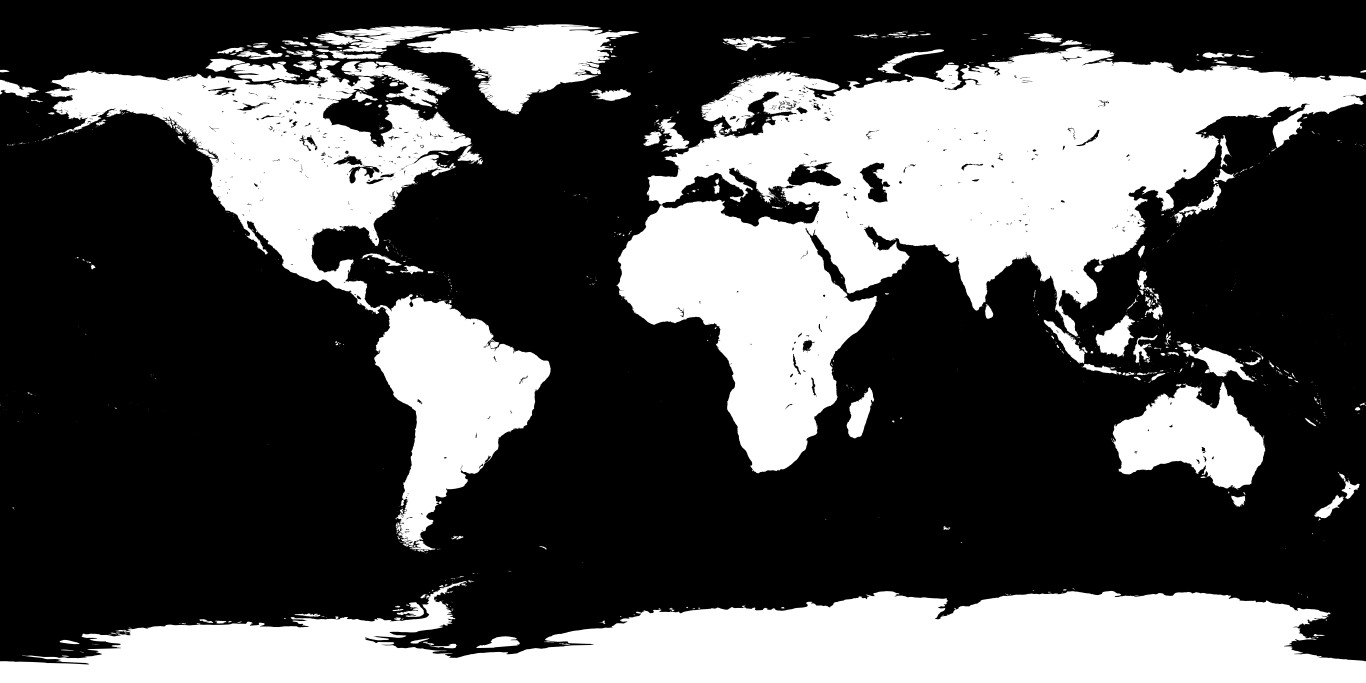
#> input picture assets/earth_land_50m.png, 4096 x 2048 px (shown at 1/3 size); its folder holds 2 pictures in this run
$ python generate.py
#> lines starting #> are read from the running program, lines starting #| are printed output that depends on the picture; after the words box and inside, x2 and y2 are one past the last pixel; in counts of white or black regions, pixels touching at a corner belong together
"""Generate the 1024x1024 museum-grade editorial world-news cover for Thursday, 26 November 2026."""

from __future__ import annotations

import math
from pathlib import Path

import cairo
import numpy as np
from PIL import Image, ImageDraw, ImageFont
from scipy.ndimage import gaussian_filter, map_coordinates

ROOT = Path(__file__).resolve().parent
ASSETS = ROOT / "assets"
FONTS_DIR = ASSETS / "fonts"
OUT_PATH = ROOT / "entry.png"

S = 2  # 2x supersampling (2048x2048 -> 1024x1024)
SIZE = 1024 * S

# Orthographic Earth framing (shows US East Coast -> Europe -> Africa -> Middle East -> China)
GLOBE_CX = 512.0
GLOBE_CY = 675.0
GLOBE_R = 475.0
LON0_DEG = 22.0
LAT0_DEG = 22.0

# Editorial Palette
MIDNIGHT_TOP = (4, 8, 20)
MIDNIGHT_LOW = (7, 16, 36)
OCEAN_DEEP = np.array([5.0, 14.0, 34.0], dtype=np.float32)
OCEAN_SHALLOW = np.array([15.0, 44.0, 88.0], dtype=np.float32)
LAND_NIGHT = np.array([15.0, 26.0, 46.0], dtype=np.float32)
LAND_TWILIGHT = np.array([34.0, 54.0, 82.0], dtype=np.float32)

AMBER = (245, 158, 11)
ORANGE = (255, 122, 24)
CRIMSON = (239, 68, 68)
CYAN = (34, 211, 238)
ICE_BLUE = (96, 165, 250)
IVORY = (248, 250, 252)
SLATE_TEXT = (203, 213, 225)


def project_lonlat(lon_deg: float, lat_deg: float) -> tuple[float, float, float]:
    """Forward orthographic spherical projection onto 1024-space canvas."""
    lon = math.radians(lon_deg - LON0_DEG)
    lat = math.radians(lat_deg)
    lat0 = math.radians(LAT0_DEG)
    cos_lat = math.cos(lat)
    sin_lat = math.sin(lat)
    cos_lat0 = math.cos(lat0)
    sin_lat0 = math.sin(lat0)

    x_s = cos_lat * math.sin(lon)
    y_s = -(cos_lat0 * sin_lat - sin_lat0 * cos_lat * math.cos(lon))
    z_s = sin_lat0 * sin_lat + cos_lat0 * cos_lat * math.cos(lon)
    return GLOBE_CX + GLOBE_R * x_s, GLOBE_CY + GLOBE_R * y_s, z_s


def inverse_project_globe(nx: np.ndarray, ny: np.ndarray, nz: np.ndarray, in_globe: np.ndarray) -> tuple[np.ndarray, np.ndarray]:
    """Inverse orthographic projection from normalized sphere coords to (lon_deg, lat_deg)."""
    lon0 = math.radians(LON0_DEG)
    lat0 = math.radians(LAT0_DEG)
    cos_l0 = math.cos(lat0)
    sin_l0 = math.sin(lat0)

    # Note screen y points down, so sphere north y_up = -ny
    y_up = -ny
    rho = np.sqrt(nx * nx + y_up * y_up)
    c = np.arcsin(np.clip(rho, 0.0, 1.0))
    sin_c = np.sin(c)
    cos_c = nz

    safe_rho = np.where(rho > 1e-6, rho, 1.0)
    lat = np.where(
        in_globe,
        np.arcsin(np.clip(cos_c * sin_l0 + (y_up * sin_c * cos_l0) / safe_rho, -1.0, 1.0)),
        0.0,
    )
    lon = np.where(
        in_globe,
        lon0 + np.arctan2(nx * sin_c, safe_rho * cos_l0 * cos_c - y_up * sin_l0 * sin_c),
        0.0,
    )
    lon_deg = (np.degrees(lon) + 180.0) % 360.0 - 180.0
    lat_deg = np.degrees(lat)
    return lon_deg, lat_deg


def sample_equirectangular(tex: np.ndarray, lon_deg: np.ndarray, lat_deg: np.ndarray) -> np.ndarray:
    """Bilinearly sample an equirectangular (H, W) texture at (lon_deg, lat_deg)."""
    h, w = tex.shape
    u = ((lon_deg + 180.0) / 360.0) * (w - 1)
    v = ((90.0 - lat_deg) / 180.0) * (h - 1)
    return map_coordinates(tex, [v, u], order=1, mode="nearest")


def render_base_globe() -> np.ndarray:
    """Render cosmos, stars, Rayleigh atmosphere, and Natural Earth 50m 3D globe."""
    rng = np.random.default_rng(20261126)

    yy, xx = np.mgrid[0:SIZE, 0:SIZE].astype(np.float32)
    dx = xx - GLOBE_CX * S
    dy = yy - GLOBE_CY * S
    r_px = np.sqrt(dx * dx + dy * dy)
    r_max = GLOBE_R * S
    in_globe = r_px <= r_max

    # 1. Deep midnight cosmos gradient + subtle diagonal Milky Way dust
    v_frac = yy / float(SIZE - 1)
    canvas = np.zeros((SIZE, SIZE, 3), dtype=np.float32)
    for c in range(3):
        canvas[:, :, c] = MIDNIGHT_TOP[c] * (1.0 - v_frac) + MIDNIGHT_LOW[c] * v_frac

    neb = np.exp(-((yy - 0.14 * SIZE + 0.16 * (xx - 0.5 * SIZE)) ** 2) / (2.0 * (180.0 * S) ** 2))
    canvas[:, :, 0] += neb * 5.0
    canvas[:, :, 1] += neb * 14.0
    canvas[:, :, 2] += neb * 28.0

    # Deterministic starfield in deep space around the globe
    n_stars = 520
    sx = rng.integers(0, SIZE, size=n_stars)
    sy = rng.integers(0, int(0.94 * SIZE), size=n_stars)
    sb = rng.uniform(0.22, 1.0, size=n_stars) ** 1.9
    sr = rng.choice([0, 1, 2], size=n_stars, p=[0.72, 0.21, 0.07])
    for i in range(n_stars):
        x0, y0 = int(sx[i]), int(sy[i])
        if math.hypot(x0 - GLOBE_CX * S, y0 - GLOBE_CY * S) <= r_max + 12 * S:
            continue
        bright = 210.0 * float(sb[i])
        tint = np.array([bright * 0.85, bright * 0.93, bright * 1.06], dtype=np.float32)
        if i % 6 == 0:
            tint = np.array([bright * 1.06, bright * 0.94, bright * 0.76], dtype=np.float32)
        rad = int(sr[i])
        y_lo, y_hi = max(0, y0 - rad), min(SIZE, y0 + rad + 1)
        x_lo, x_hi = max(0, x0 - rad), min(SIZE, x0 + rad + 1)
        for py in range(y_lo, y_hi):
            for px in range(x_lo, x_hi):
                fall = math.exp(-((px - x0) ** 2 + (py - y0) ** 2) / max(0.55, rad * 0.8))
                canvas[py, px] += tint * fall

    # 2. Outer Rayleigh atmospheric halo
    dist_out = np.maximum(0.0, r_px - r_max)
    atmo_outer = np.exp(-dist_out / (24.0 * S)) * (~in_globe)
    atmo_tight = np.exp(-dist_out / (4.5 * S)) * (~in_globe)
    sun_bias = np.clip(0.55 + 0.50 * ((dx / (r_max + 1.0)) * 0.65 - (dy / (r_max + 1.0)) * 0.65), 0.22, 1.32)

    canvas[:, :, 0] += (atmo_outer * 14.0 + atmo_tight * 88.0) * sun_bias
    canvas[:, :, 1] += (atmo_outer * 68.0 + atmo_tight * 178.0) * sun_bias
    canvas[:, :, 2] += (atmo_outer * 165.0 + atmo_tight * 246.0) * sun_bias

    # 3. Spherical geometry & Natural Earth 50m textures
    nx = np.where(in_globe, dx / r_max, 0.0)
    ny = np.where(in_globe, dy / r_max, 0.0)
    nz = np.where(in_globe, np.sqrt(np.maximum(0.0, 1.0 - nx * nx - ny * ny)), 0.0)

    lon_deg, lat_deg = inverse_project_globe(nx, ny, nz, in_globe)

    land_tex = np.asarray(Image.open(ASSETS / "earth_land_50m.png"), dtype=np.float32) / 255.0
    bord_tex = np.asarray(Image.open(ASSETS / "earth_borders_50m.png"), dtype=np.float32) / 255.0
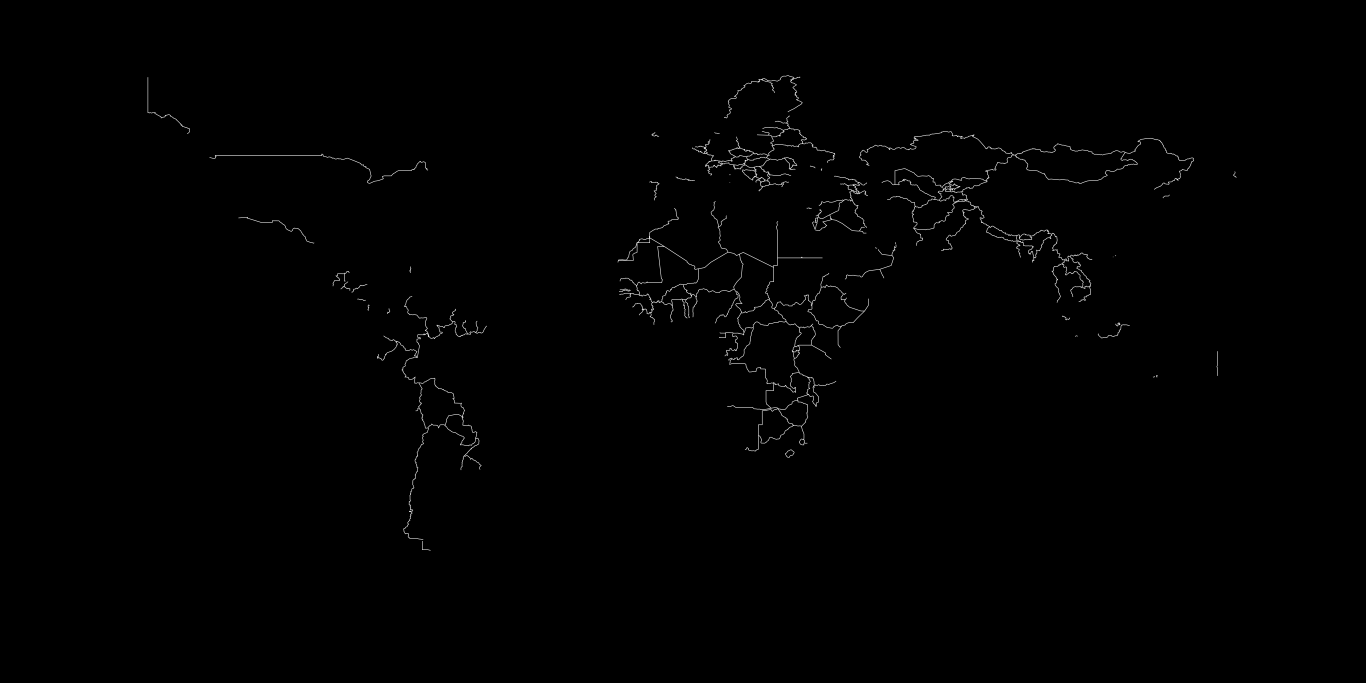
#> input picture assets/earth_borders_50m.png, 4096 x 2048 px (shown at 1/3 size)

    land = np.where(in_globe, sample_equirectangular(land_tex, lon_deg, lat_deg), 0.0)
#> in sample_equirectangular, `u = ((lon_deg + 180.0) / 360.0) * (w - 1)`:
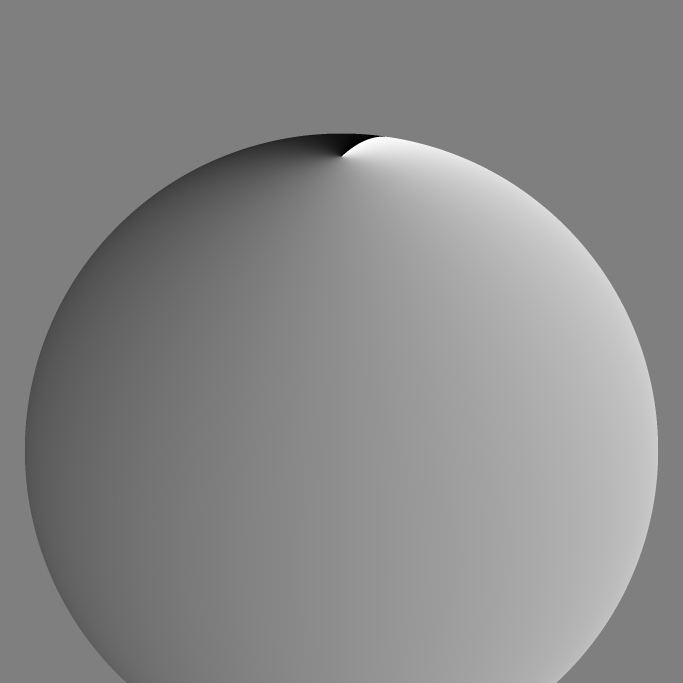
#> u: shape (2048, 2048) float32 (shown at 1/3 size); min 0.19, max 4094.9, mean 2200; drawn with min black and max white
#> in sample_equirectangular, `v = ((90.0 - lat_deg) / 180.0) * (h - 1)`:
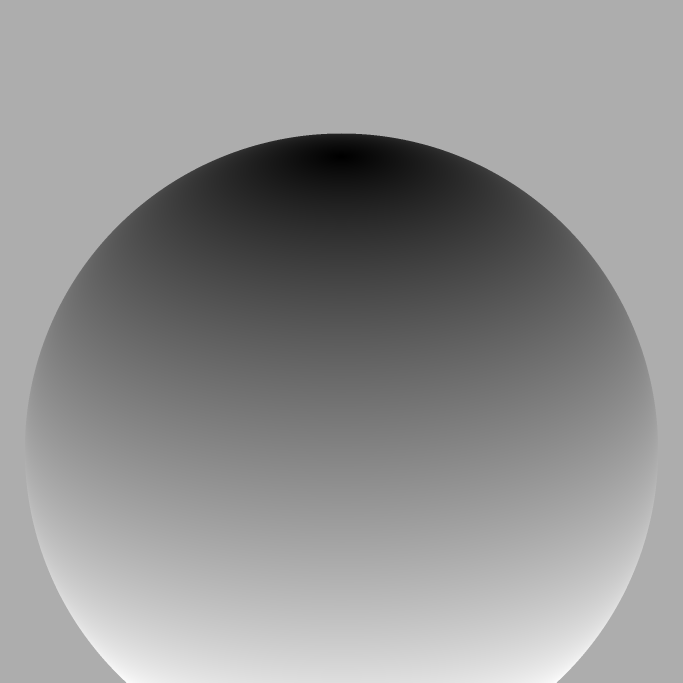
#> v: shape (2048, 2048) float32 (shown at 1/3 size); min 0.39, max 1502, mean 870; drawn with min black and max white
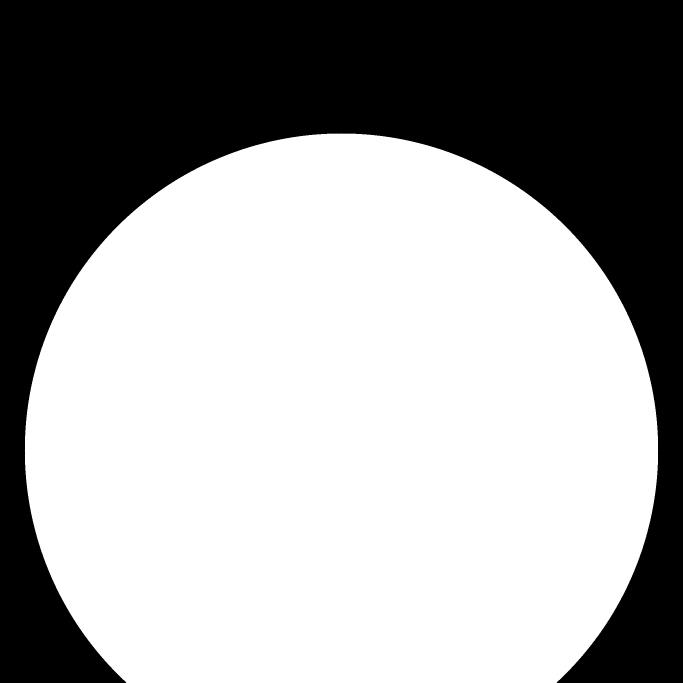
#> in_globe: shape (2048, 2048) bool (shown at 1/3 size); 62.3% white; 1 black region, box (x1, y1, x2, y2) and area: (0, 0, 2048, 2048) 1582700
    borders = np.where(in_globe, sample_equirectangular(bord_tex, lon_deg, lat_deg), 0.0)

    # Twilight / orbital sunlight vector from upper-east (gives dawn glow over Asia/Gulf, deep night over West)
    lx, ly, lz = 0.56, -0.45, 0.69
    ndotl = np.clip(nx * lx + ny * ly + nz * lz, 0.0, 1.0)
    terminator = np.clip((ndotl - 0.12) / 0.72, 0.0, 1.0)
    fresnel = np.where(in_globe, (1.0 - nz) ** 3.1, 0.0)

    # Subtle procedural terrain/bathymetry relief
    relief = (
        0.5
        + 0.25 * np.sin(lon_deg * 0.22 + lat_deg * 0.17) * np.cos(lon_deg * 0.14 - lat_deg * 0.25)
        + 0.25 * np.sin(lon_deg * 0.51 - lat_deg * 0.43)
    )
    land_blur = gaussian_filter(land, sigma=1.4 * S)
    coast_rim = np.clip(land_blur * (1.0 - land) * 1.9, 0.0, 1.0)
    inland_depth = gaussian_filter(land, sigma=7.0 * S) * land

    ocean_col = OCEAN_DEEP[None, None, :] + (OCEAN_SHALLOW - OCEAN_DEEP)[None, None, :] * (terminator[:, :, None] ** 1.2)
    ocean_col += relief[:, :, None] * 2.2
    # Keep specular ocean highlight subtle & away from bottom footer
    hx, hy, hz = 0.34, -0.38, 0.86
    spec = (np.clip(nx * hx + ny * hy + nz * hz, 0.0, 1.0) ** 22.0) * np.clip(1.0 - yy / (0.86 * SIZE), 0.0, 1.0)
    ocean_col += spec[:, :, None] * np.array([22.0, 54.0, 88.0], dtype=np.float32) * (1.0 - land[:, :, None])
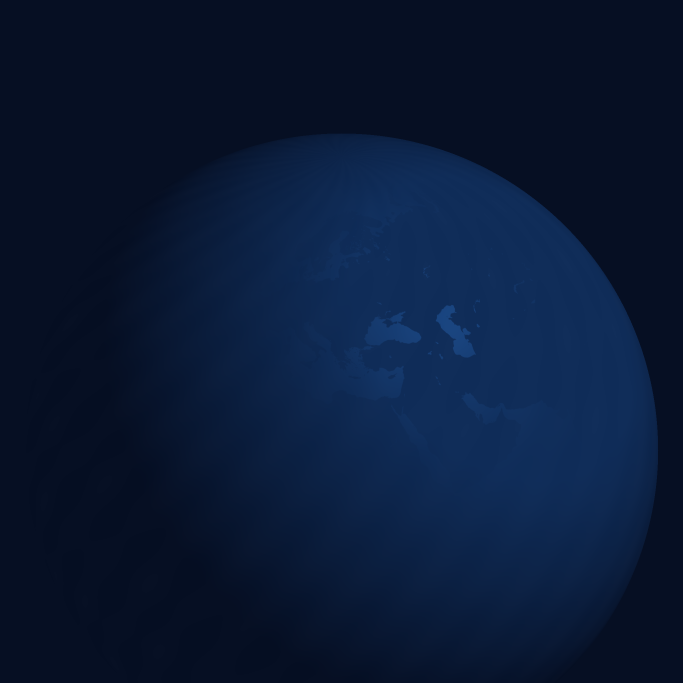
#> ocean_col: shape (2048, 2048, 3) float32 (shown at 1/3 size); mean of channels 0, 1, 2 9.6, 25.6, 53.2; drawn as R, G, B

    land_col = LAND_NIGHT[None, None, :] + (LAND_TWILIGHT - LAND_NIGHT)[None, None, :] * (terminator[:, :, None] ** 1.05)
    land_col += inland_depth[:, :, None] * np.array([7.0, 10.0, 14.0], dtype=np.float32)
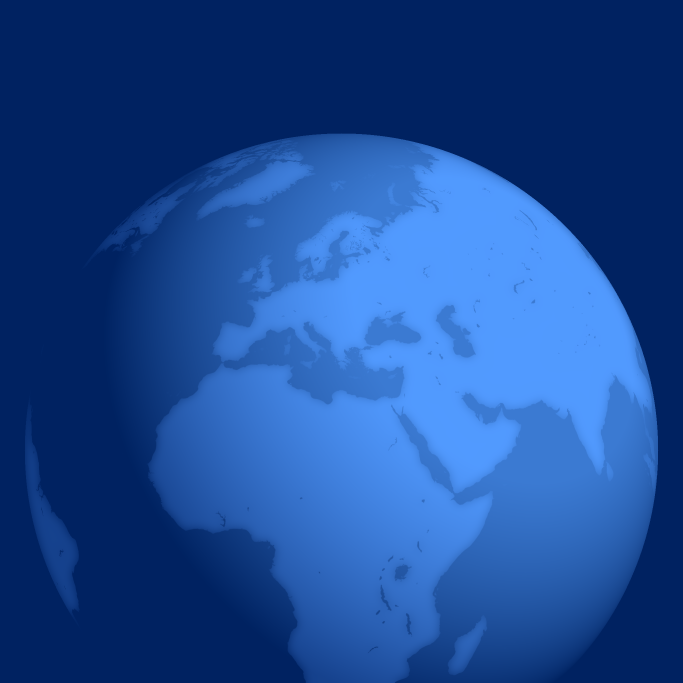
#> land_col: shape (2048, 2048, 3) float32 (shown at 1/3 size); mean of channels 0, 1, 2 23.8, 39, 63.2; drawn with min black and max white
    land_col += (relief[:, :, None] - 0.5) * 5.0

    globe_rgb = ocean_col * (1.0 - land[:, :, None]) + land_col * land[:, :, None]
#> (the rest of the program and of its run is left out)
